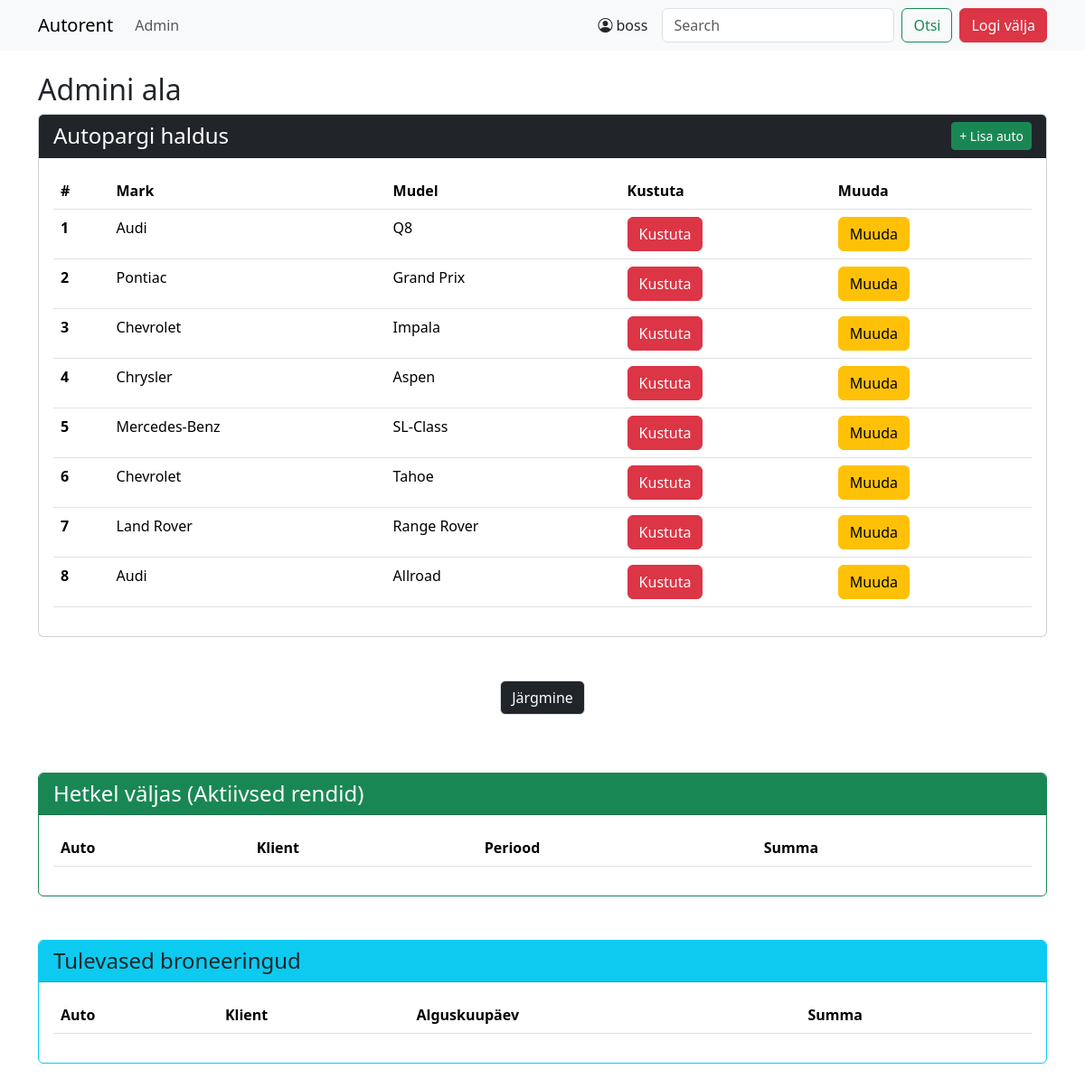
/admin/admin.php (signed in), run on the app's committed database.
### tables this page shows
CREATE TABLE `cars` (
  `id` int(4) NOT NULL,
  `mark` varchar(255) NOT NULL,
  `model` varchar(255) NOT NULL,
  `engine` varchar(255) NOT NULL,
  `fuel` varchar(255) NOT NULL,
  `price` int(4) NOT NULL,
  `year` int(4) NOT NULL,
  `transmission` enum('automaat','poolautomaat','manuaal') NOT NULL,
  `seats` int(1) NOT NULL,
  `description` varchar(255) NOT NULL,
  `status` enum('vaba','broneeritud','hoolduses') NOT NULL,
  `image` varchar(255) NOT NULL
);

### admin/admin.php (the view, shortened to what this page needs)
<?php include('../config.php'); ?>
<?php include('../header.php'); ?>
<div class="container">
    <h2>Admini ala</h2>
<?php
    $limit = 8;
    $page = isset($_GET['page']) ? (int)$_GET['page'] : 1;
    $offset = ($page - 1) * $limit;
    $otsi_param = "";
    if (!empty($_GET["otsi"])) {
        $otsing = "%" . $_GET["otsi"] . "%";
        $otsi_param = "&otsi=" . urlencode($_GET["otsi"]);
        $stmt = mysqli_prepare($yhendus, "SELECT * FROM cars WHERE mark LIKE ? LIMIT ? OFFSET ?");
        mysqli_stmt_bind_param($stmt, "sii", $otsing, $limit, $offset);
        mysqli_stmt_execute($stmt);
        $valjund = mysqli_stmt_get_result($stmt);
        $count_stmt = mysqli_prepare($yhendus, "SELECT COUNT(*) as total FROM cars WHERE mark LIKE ?");
        mysqli_stmt_bind_param($count_stmt, "s", $otsing);
        mysqli_stmt_execute($count_stmt);
        $count_res = mysqli_stmt_get_result($count_stmt);
        $total_rows = mysqli_fetch_assoc($count_res)['total'];
    } else {
        $paring = "SELECT * FROM cars LIMIT $limit OFFSET $offset";
        $valjund = mysqli_query($yhendus, $paring);
        $count_res = mysqli_query($yhendus, "SELECT COUNT(*) as total FROM cars");
        $total_rows = mysqli_fetch_assoc($count_res)['total'];
    }
    $total_pages = ceil($total_rows / $limit);
?>
<div class="card mb-5">
    <div class="card-header bg-dark text-white d-flex justify-content-between align-items-center">
        <h4 class="mb-0">Autopargi haldus</h4>
        <a href="lisa.php" class="btn btn-success btn-sm">+ Lisa auto</a>
    </div>
    <div class="card-body">
      <div class="table-responsive">
<table class="table">
  <thead>
    <tr>
      <th scope="col">#</th>
      <th scope="col">Mark</th>
      <th scope="col">Mudel</th>
      <th scope="col">Kustuta</th>
      <th scope="col">Muuda</th>
    </tr>
  </thead>
  <tbody>
    <?php
        while($rida = mysqli_fetch_assoc($valjund)){
    ?>
    <tr>
      <th scope="row"><?php echo $rida["id"]; ?></th>
      <td><?php echo $rida["mark"]; ?></td>
      <td><?php echo $rida["model"]; ?></td>
      <td><a href="kustuta.php?delid=<?= $rida["id"]; ?>" class="btn btn-danger">Kustuta</a></td>
      <td><a href="muuda.php?editid=<?= $rida["id"]; ?>" class="btn btn-warning">Muuda</a></td>
    </tr>
    <?php } ?>
  </tbody>
</table>
      </div>
    </div>
</div>
    <div class="d-flex justify-content-center mt-4 mb-5">
        <nav aria-label="Page navigation">
            <ul class="pagination">
                <?php if ($page < $total_pages): ?>
                    <li class="page-item"><a class="page-link bg-dark text-white" href="?page=<?= $page + 1 ?><?= $otsi_param ?>">Järgmine</a></li>
                <?php endif; ?>
            </ul>
        </nav>
    </div>
    <div class="card mb-5 border-success">
        <div class="card-header bg-success text-white">
            <h4 class="mb-0">Hetkel väljas (Aktiivsed rendid)</h4>
        </div>
        <div class="card-body">
            <table class="table table-hover">
                <thead>
                    <tr>
                        <th>Auto</th>
                        <th>Klient</th>
                        <th>Periood</th>
                        <th>Summa</th>
                    </tr>
                </thead>
            </table>
        </div>
    </div>
    <div class="card mb-5 border-info">
        <div class="card-header bg-info text-dark">
            <h4 class="mb-0">Tulevased broneeringud</h4>
        </div>
        <div class="card-body">
            <table class="table table-hover">
                <thead>
                    <tr>
                        <th>Auto</th>
                        <th>Klient</th>
                        <th>Alguskuupäev</th>
                        <th>Summa</th>
                    </tr>
                </thead>
            </table>
        </div>
    </div>
  </body>
</html>

### data on the page
cars: id "1", mark "Audi", model "Q8"
cars: id "2", mark "Pontiac", model "Grand Prix"
cars: id "3", mark "Chevrolet", model "Impala"
cars: id "4", mark "Chrysler", model "Aspen"
cars: id "5", mark "Mercedes-Benz", model "SL-Class"
cars: id "6", mark "Chevrolet", model "Tahoe"
cars: id "7", mark "Land Rover", model "Range Rover"
cars: id "8", mark "Audi", model "Allroad"

### other printed values
$_SESSION['tuvastamine'] "boss"
